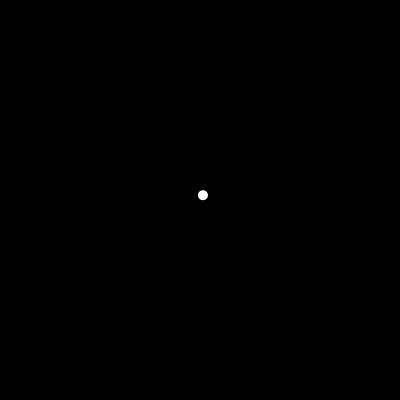
Frame 1 (no input)
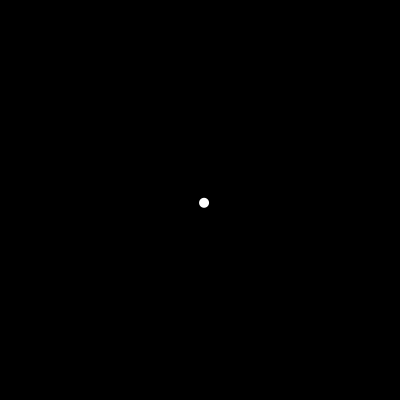
Frame 60 (the mouse pressed at the canvas centre just before this capture)
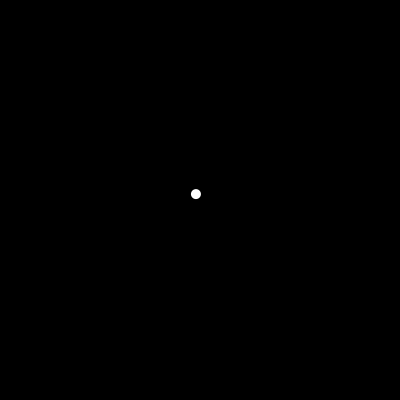
Frame 120 (the mouse held since frame 60 and released just before this capture)

The Processing sketch that drew these frames (run headless with seeded random() and noise(); from frame 60 on, the mouse is pressed at the canvas centre):

// Processing sketch: bean
// ── bean.pde
float range = 10;
float t;

int mode = 0;
int modes = 3;

void setup() {
  size(400, 400);
  noStroke();
  fill(255);
}


void draw() {
  background(0);
  switch(mode) {
  case 1:
    t+=0.01;
    range = sin(t)*width*2 + ((width*2)+1);
    break;
  case 2:
    t+=0.05;
    range = tan(t)*width*2;
    range = constrain(range, 1, width*2);
    break;
  default:
    break;
  }

  float rx = random(-range, range);
  float ry = random(-range, range);

  float x = width/2 + rx;
  float y = height/2 + ry;
  ellipse(x, y, range, range);
}

void keyPressed() {
  switch(keyCode) {
  case RIGHT:
    mode++;
    break;
  case LEFT:
    mode--;
    break;
  }
  if (mode > modes || mode < 0) {
    mode = (modes + abs(mode))%modes;
  }
}
